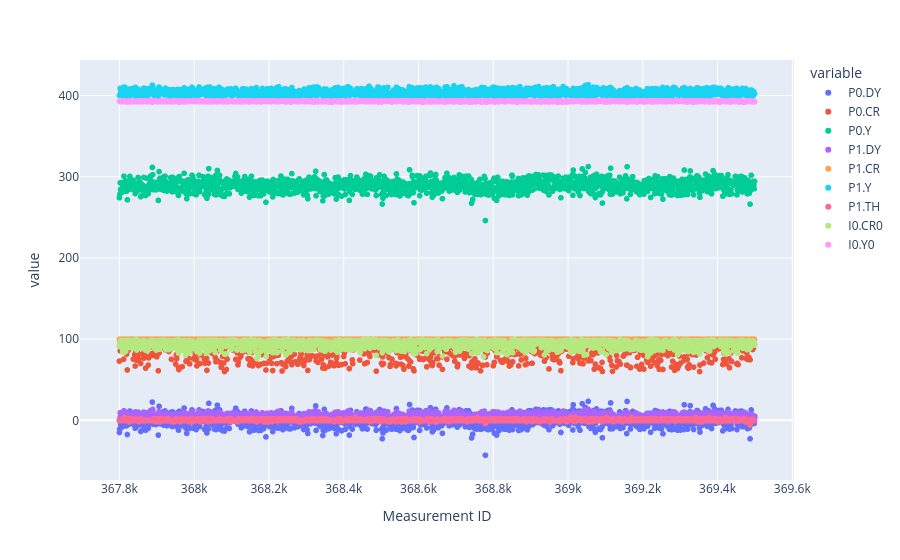

Notebook source saved alongside this figure:
### Code cell
fig = px.scatter(photo_df_OK, x='Measurement ID', y=['P0.DY','P0.CR','P0.Y','P1.DY',"P1.CR",'P1.Y','P1.TH','I0.CR0','I0.Y0'])
fig.show()

### Figure 1 — Plotly figure (JSON) as saved in the notebook; plotly's stock layout.template omitted (floating-point values rounded to 4 significant figures; data arrays with more than 128 entries replaced by an {"elided": "..."} marker saying what was removed)
{"data": [{"hovertemplate": "variable=P0.DY<br>Measurement ID=%{x}<br>value=%{y}<extra></extra>", "legendgroup": "P0.DY", "marker": {"color": "#636efa", "symbol": "circle"}, "mode": "markers", "name": "P0.DY", "showlegend": true, "type": "scattergl", "x": {"elided": "1688 int values"}, "xaxis": "x", "y": {"elided": "1688 float values"}, "yaxis": "y"}, {"hovertemplate": "variable=P0.CR<br>Measurement ID=%{x}<br>value=%{y}<extra></extra>", "legendgroup": "P0.CR", "marker": {"color": "#EF553B", "symbol": "circle"}, "mode": "markers", "name": "P0.CR", "showlegend": true, "type": "scattergl", "x": {"elided": "1688 int values"}, "xaxis": "x", "y": {"elided": "1688 float values"}, "yaxis": "y"}, {"hovertemplate": "variable=P0.Y<br>Measurement ID=%{x}<br>value=%{y}<extra></extra>", "legendgroup": "P0.Y", "marker": {"color": "#00cc96", "symbol": "circle"}, "mode": "markers", "name": "P0.Y", "showlegend": true, "type": "scattergl", "x": {"elided": "1688 int values"}, "xaxis": "x", "y": {"elided": "1688 float values"}, "yaxis": "y"}, {"hovertemplate": "variable=P1.DY<br>Measurement ID=%{x}<br>value=%{y}<extra></extra>", "legendgroup": "P1.DY", "marker": {"color": "#ab63fa", "symbol": "circle"}, "mode": "markers", "name": "P1.DY", "showlegend": true, "type": "scattergl", "x": {"elided": "1688 int values"}, "xaxis": "x", "y": {"elided": "1688 float values"}, "yaxis": "y"}, {"hovertemplate": "variable=P1.CR<br>Measurement ID=%{x}<br>value=%{y}<extra></extra>", "legendgroup": "P1.CR", "marker": {"color": "#FFA15A", "symbol": "circle"}, "mode": "markers", "name": "P1.CR", "showlegend": true, "type": "scattergl", "x": {"elided": "1688 int values"}, "xaxis": "x", "y": {"elided": "1688 float values"}, "yaxis": "y"}, {"hovertemplate": "variable=P1.Y<br>Measurement ID=%{x}<br>value=%{y}<extra></extra>", "legendgroup": "P1.Y", "marker": {"color": "#19d3f3", "symbol": "circle"}, "mode": "markers", "name": "P1.Y", "showlegend": true, "type": "scattergl", "x": {"elided": "1688 int values"}, "xaxis": "x", "y": {"elided": "1688 float values"}, "yaxis": "y"}, {"hovertemplate": "variable=P1.TH<br>Measurement ID=%{x}<br>value=%{y}<extra></extra>", "legendgroup": "P1.TH", "marker": {"color": "#FF6692", "symbol": "circle"}, "mode": "markers", "name": "P1.TH", "showlegend": true, "type": "scattergl", "x": {"elided": "1688 int values"}, "xaxis": "x", "y": {"elided": "1688 float values"}, "yaxis": "y"}, {"hovertemplate": "variable=I0.CR0<br>Measurement ID=%{x}<br>value=%{y}<extra></extra>", "legendgroup": "I0.CR0", "marker": {"color": "#B6E880", "symbol": "circle"}, "mode": "markers", "name": "I0.CR0", "showlegend": true, "type": "scattergl", "x": {"elided": "1688 int values"}, "xaxis": "x", "y": {"elided": "1688 float values"}, "yaxis": "y"}, {"hovertemplate": "variable=I0.Y0<br>Measurement ID=%{x}<br>value=%{y}<extra></extra>", "legendgroup": "I0.Y0", "marker": {"color": "#FF97FF", "symbol": "circle"}, "mode": "markers", "name": "I0.Y0", "showlegend": true, "type": "scattergl", "x": {"elided": "1688 int values"}, "xaxis": "x", "y": {"elided": "1688 float values"}, "yaxis": "y"}], "layout": {"legend": {"title": {"text": "variable"}, "tracegroupgap": 0}, "margin": {"t": 60}, "xaxis": {"anchor": "y", "domain": [0, 1], "title": {"text": "Measurement ID"}}, "yaxis": {"anchor": "x", "domain": [0, 1], "title": {"text": "value"}}}}
